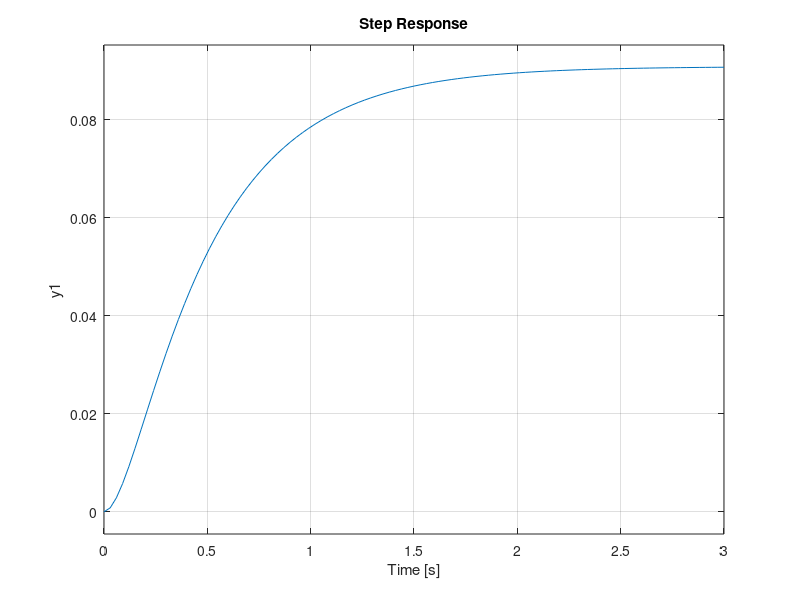

Write the MATLAB code that produced this figure. (Note: this script raises an error after producing the figure.)

% (J)     moment of inertia of the rotor     0.01 kg.m^2
% (b)     motor viscous friction constant    0.1 N.m.s
% (Ke)    electromotive force constant       0.01 V/rad/sec
% (Kt)    motor torque constant              0.01 N.m/Amp
% (R)     electric resistance                1 Ohm
% (L)     electric inductance                0.5 H

J = 0.01;
b = 0.1;
K = 0.01;
R = 1;
L = 0.5;
s = tf('s');
P_motor = K/((J*s+b)*(L*s+R)+K^2);
step(feedback(P_motor,1))

% we need
% Settling time less than 2 seconds
% Overshoot less than 5%
% Steady-state error less than 1%

pidtool(P_motor)
sisotool()
% get C and use  A/D 0.0001 of arduino
c2d(C,0.0001 ,'tutsin')
% 
%   1616.7 (s+3) (s+9)
%   ------------------
%     (s+90) (s+0.5)

% 
%  1617 s^2 + 1.94e04 s + 4.365e04
%   -------------------------------
%          s^2 + 90.5 s + 45

% 1610 z^2 - 3219 z + 1608
%   ------------------------
%    z^2 - 1.991 z + 0.991
   
%  u(k)=+0.9516*u(k) +5.253e04*e(k)- 5.244e04*e(k-1)
